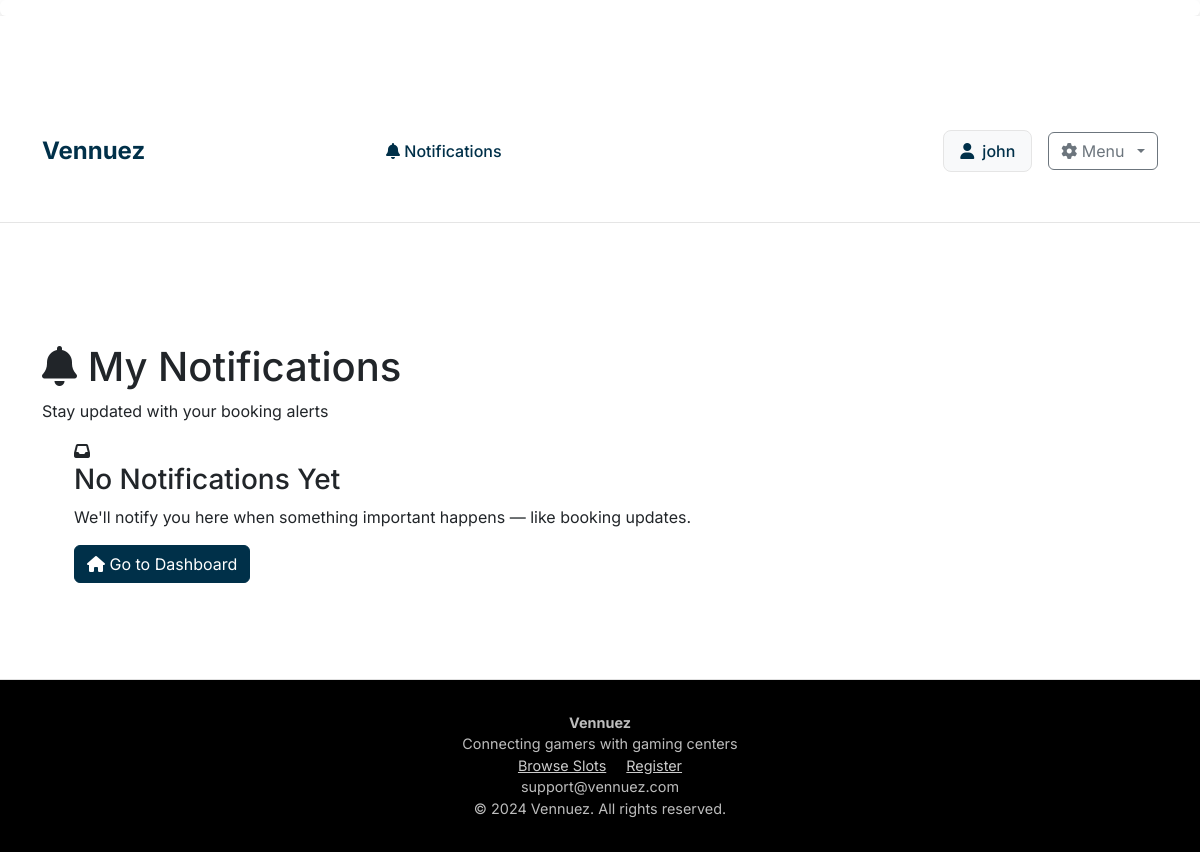
/user_notifications (signed in), run on an earlier commit of the app's database.
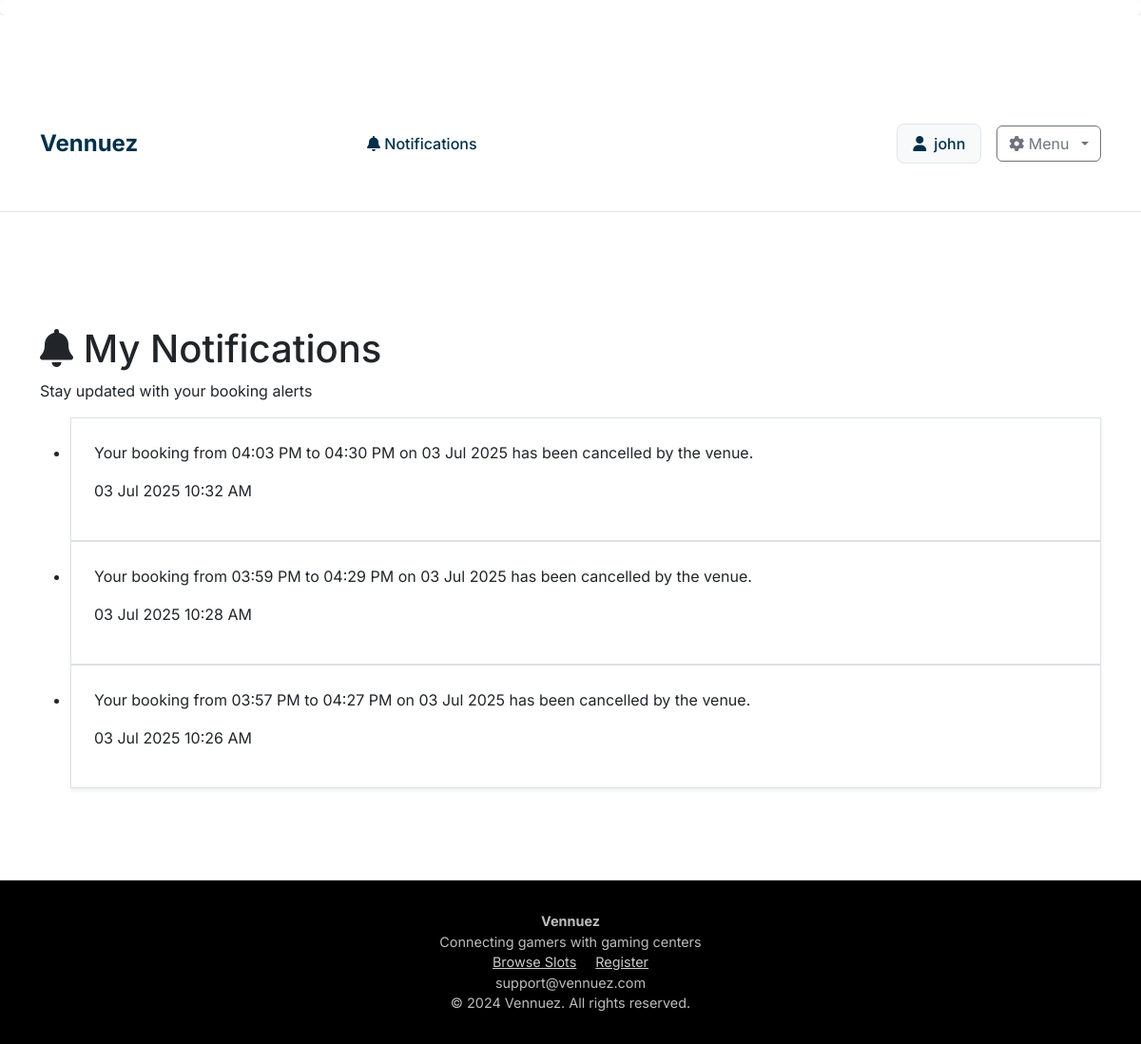
And on a later commit of the database.
### models.py (models this page shows)
class UserNotification(db.Model):
    id = db.Column(db.Integer, primary_key=True)
    user_id = db.Column(db.Integer, db.ForeignKey('users.id'))
    message = db.Column(db.String(255), nullable=False)
    created_at = db.Column(db.DateTime, default=datetime.utcnow)
    is_read = db.Column(db.Boolean, default=False)
    is_flash = db.Column(db.Boolean, default=False)  # ✅ NEW field for flashable messages

### routes.py (the view)
@app.route('/user_notifications')
@login_required
def user_notifications():
    user_id = current_user.id
    unread_notifications = UserNotification.query.filter_by(
        user_id=user_id,
        is_read=False
    ).all()
    if unread_notifications:
        flash(f"You have {len(unread_notifications)} new notification(s).", "info")
    for n in unread_notifications:
        n.is_read = True
    db.session.commit()
    notifications = UserNotification.query.filter_by(user_id=user_id).order_by(UserNotification.created_at.desc()).all()
    return render_template("user_notifications.html", notifications=notifications)

### app.py (called while the page is built)
@login_manager.user_loader
def load_user(user_id):
    from models import Owner, User
    from flask import session
    user_type = session.get('user_type')
    if user_type == 'owner':
        return Owner.query.get(int(user_id))
    elif user_type == 'user':
        return User.query.get(int(user_id))
    return None

@app.before_request
def show_user_flash_notifications():
    if current_user.is_authenticated and hasattr(current_user, 'id'):
        notifs = UserNotification.query.filter_by(
            user_id=current_user.id,
            is_flash=True,
            is_read=False
        ).all()
        for notif in notifs:
            flash(notif.message, "info")
            notif.is_flash = False
            notif.is_read = True
        if notifs:
            db.session.commit()

### templates/user_notifications.html (shortened to what this page needs)
{% extends "base.html" %}
{% block content %}
<section class="user-dashboard">
  <div class="page-header">
    <h1 class="page-title">
      <i class="fas fa-bell"></i> My Notifications
    </h1>
    <p class="page-subtitle">Stay updated with your booking alerts</p>
  </div>
  <ul class="space-y-4 mt-6">
    {% for notif in notifications %}
      <li class="p-4 border border-gray-200 rounded-lg bg-white shadow-sm">
        <div class="flex justify-between items-start">
          <div>
            <p class="font-medium text-gray-800">{{ notif.message }}</p>
            <p class="text-sm text-gray-500 mt-1">
              {{ notif.created_at.strftime('%d %b %Y %I:%M %p') }}
            </p>
          </div>
        </div>
      </li>
    {% else %}
      <div class="empty-state">
        <i class="fas fa-inbox"></i>
        <h3>No Notifications Yet</h3>
        <p>We'll notify you here when something important happens — like booking updates.</p>
        <a href="{{ url_for('user_dashboard') }}" class="btn btn-primary">
          <i class="fas fa-home"></i> Go to Dashboard
        </a>
      </div>
    {% endfor %}
  </ul>
</section>
{% endblock %}

What changed in the data, as far as the page shows it:
added UserNotification: message "Your booking from 04:03 PM to 04:30 PM on 03 Jul 2025 has been cancelled by the venue.", created_at "03 Jul 2025 10:32 AM"
added UserNotification: message "Your booking from 03:59 PM to 04:29 PM on 03 Jul 2025 has been cancelled by the venue.", created_at "03 Jul 2025 10:28 AM"
added UserNotification: message "Your booking from 03:57 PM to 04:27 PM on 03 Jul 2025 has been cancelled by the venue.", created_at "03 Jul 2025 10:26 AM"
Also different on the page:
text no longer shown: "No Notifications Yet We'll notify you here when something important happens — like booking updates. Go to Dashboard"
